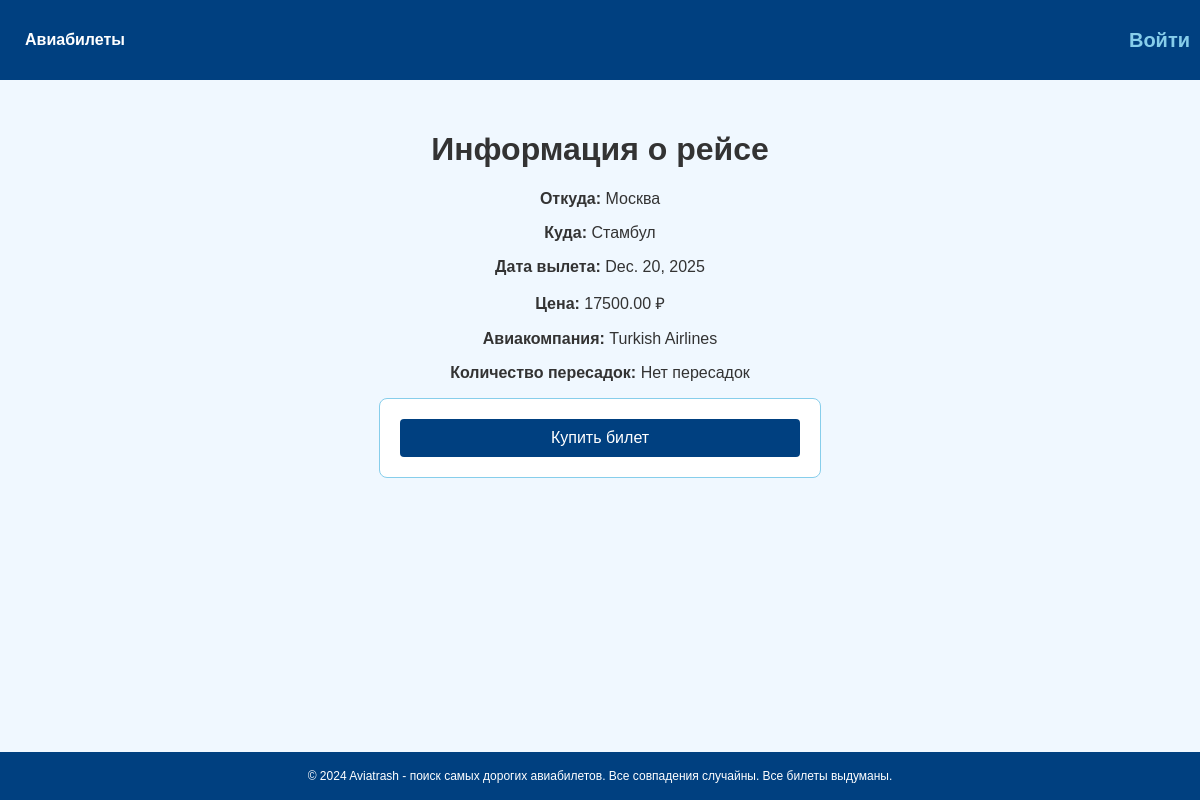
Screenshot of /tickets/tickets/stambul_moscow_turkishairlines/ with the database file from the repository.
### aviaticket/models.py (models this page shows, shortened)
class Flight(models.Model):
    flight_from = models.CharField(max_length=50, verbose_name='Откуда')
    flight_to = models.ForeignKey('CityWithPhoto', on_delete=models.CASCADE, null=True, blank=True, verbose_name='Куда')
    airline = models.ForeignKey('Airline', on_delete=models.CASCADE, related_name='airline', verbose_name='Авиакомпания')
    time_in_flight = models.DateTimeField(verbose_name='Время в пути')
    day_of_departure = models.DateField(verbose_name='Дата вылета')
    price = models.DecimalField(max_digits=10, decimal_places=2, verbose_name='Цена')
    amount_of_transfers = models.IntegerField(blank=True, null=True, verbose_name='Количество пересадок')
    time_created = models.DateTimeField(auto_now=True, verbose_name='Время создания')
    slug = models.SlugField(max_length=100, unique=True, blank=True, verbose_name='Слаг')

class CityWithPhoto(models.Model):
    city_name = models.CharField(
        max_length=55,
        unique=True,
        verbose_name="Название города"
    )
    photo = models.FileField(
        upload_to='media_photo_city',
        verbose_name="Фотография города"
    )
    def __str__(self):
        return self.city_name

class Airline(models.Model):
    name = models.CharField(max_length=100, unique=True, verbose_name='Название авиакомпании')
    country = models.CharField(max_length=100)
    founded_year = models.IntegerField(
        validators=[
            MinValueValidator(1910),
            MaxValueValidator(2023)
        ]
    )

### aviaticket/views.py (the view)
# urls.py: path('tickets/<slug:slug>/', views.FlightDetailView.as_view(), name='flight_detail'),
class FlightDetailView(DetailView):
    model = Flight
    template_name = 'aviaticket/ticket_detail.html'
    context_object_name = 'flight'

### aviaticket/templates/aviaticket/ticket_detail.html (shortened to what this page needs)
{% extends "base.html" %}
{% block content %}
  <h1>Информация о рейсе</h1>
  <div>
    <p><strong>Откуда:</strong> {{ flight.flight_from }}</p>
    <p><strong>Куда:</strong> {{ flight.flight_to }}</p>
    <p><strong>Дата вылета:</strong> {{ flight.day_of_departure }}</p>
    <p><strong>Цена:</strong> {{ flight.price }} ₽</p>
    <p><strong>Авиакомпания:</strong> {{ flight.airline.name }}</p>
    <p><strong>Количество пересадок:</strong> {{ flight.amount_of_transfers|default:'Нет пересадок' }}</p>
  </div>
  <form method="POST" action="{% url 'ticket_purchase' flight.slug %}">
    <button type="submit">Купить билет</button>
  </form>
{% endblock %}

### static/css/styles.css (style rules this page uses)
body { margin: 0; font-family: Arial, Helvetica, sans-serif; background-color: #f0f8ff; color: #333; display: flex; flex-direction: column; min-height: 100vh; }
form { margin: 0 auto; padding: 20px; max-width: 400px; border: 1px solid #87CEEB; border-radius: 8px; background-color: #fff; }
form button { width: 100%; padding: 10px; background-color: #004080; color: #fff; border: none; border-radius: 4px; font-size: 16px; }

### rows the page displays
Flight: flight_from "Москва", flight_to "Стамбул", day_of_departure "Dec. 20, 2025", price "17500.00", airline.name "Turkish Airlines", amount_of_transfers "Нет пересадок"
